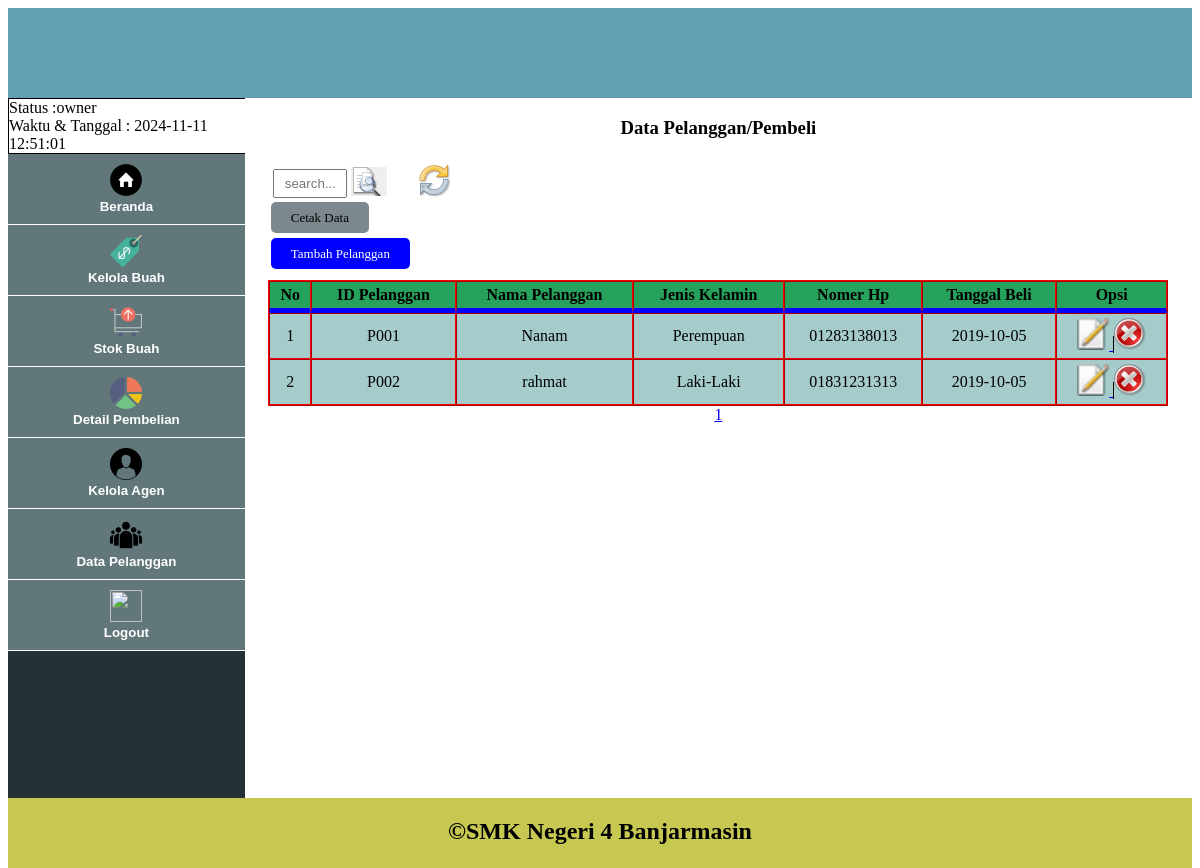
The app's page /Owner/Pelanggan/tampil_pelanggan.php (signed in) with its own data.
### tables this page shows
CREATE TABLE IF NOT EXISTS `tb_pelanggan` (
  `id_pelanggan` varchar(30) NOT NULL,
  `nama_pelanggan` varchar(50) NOT NULL,
  `jenkel` enum('L','P') NOT NULL,
  `no_hp` varchar(20) NOT NULL,
  `tgl_beli` date NOT NULL,
  PRIMARY KEY (`id_pelanggan`)
);

### Owner/Pelanggan/tampil_pelanggan.php (the view, shortened to what this page needs)
<!DOCTYPE html>
<html lang="en" dir="ltr">
  <head>
    <link rel="stylesheet" href="../../style.css">
  </head>
  <body>
    <div class="header">
    </div>
    <div class="sidebar">
      <div class="status">
        Status           :<?php echo $_SESSION['status']; ?> <br>
        Waktu & Tanggal  : <?php $sekarang = date('Y-m-d H:i:s'); echo $sekarang; ?>
      </div>
        <div class="btn-group">
           <button class="btnn" onClick="window.location='../index.php';"><img src="../../Icon/home.png" width=32 height=32><br><b>Beranda</b></button>
           <button class="btnn" onClick="window.location='../Buah/tampil_buah.php';"><img src="../../Icon/price-tag-4.png" width=32 height=32><br><b>Kelola Buah</b></button>
           <button class="btnn" onClick="window.location='../Stok/tampil_stok.php';"><img src="../../Icon/cart-14.png" width=32 height=32><br><b>Stok Buah</b></button>
           <button class="btnn" onClick="window.location='../detail_pembelian.php';"><img src="../../Icon/pie-chart-1.png" width=32 height=32><br><b>Detail Pembelian</b></button>
           <button class="btnn" onClick="window.location='../Akun/tampil_akun.php';"><img src="../../Icon/agen.png" width=32 height=32><br><b>Kelola Agen</b></button>
           <button class="btnn" onClick="window.location='tampil_pelanggan.php';"><img src="../../Icon/pelanggan.png" width=32 height=32><br><b>Data Pelanggan</b></button>
           <button class="btnn" onClick="window.location='../../logout.php';"><img src="../../Icon/logout.png" width=32 height=32><br><b>Logout</b></button>
       </div>
    </div>
    <div class="body">
      <center><h3>Data Pelanggan/Pembeli</h3></center>
      <div class="test" style="display:flex;align-items:center;">
        <div class="pencarian">
          <form method="get">
            <input type="text" name="key" class="cari" placeholder="search..." required>
            <button type="submit" name="cari" class="btn-cari"><img src="../../Icon/cari.png" width=16 height=16></button>&nbsp;
          </form>
        </div>
        <a href="tampil_pelanggan.php"><img src="../../Icon/refresh.png" width=32 height=32></a><br>
      </div>
      <?php
       include('../../koneksi.php');
       $sql = mysqli_query($koneksi,"SELECT * FROM tb_pelanggan");
       $result = mysqli_num_rows($sql);
       if ($result == 0) {
         echo "";
       }else {
         echo "<a class='btn-cetak' href='cetak_pelanggan.php'>Cetak Data</a><br><br>";
       }
      ?>
      <a class="btn-add" href="tambah_pelanggan.php">Tambah Pelanggan</a><br><br>
      <table border="1" cellpadding=4 cellspacing=0 width=95% align=center>
        <tr>
          <th>No</th>
          <th>ID Pelanggan</th>
          <th>Nama Pelanggan</th>
          <th>Jenis Kelamin</th>
          <th>Nomer Hp</th>
          <th>Tanggal Beli</th>
          <th>Opsi</th>
        </tr>
        <?php
           include('../../koneksi.php');
           if (isset($_GET['cari'])) {
             $key = $_GET['key'];
             $cari = "SELECT * FROM tb_pelanggan WHERE id_pelanggan LIKE '%$key%' OR
                       nama_pelanggan LIKE '%$key'";
           }else {
             $cari = "SELECT * FROM tb_pelanggan";
           }
           $row = 5;
           $halaman = isset($_GET['halaman']) ? (int)$_GET['halaman'] : 1;
           $mulai = ($halaman > 1) ? ($halaman * $row) - $row         : 0;
           $no = $mulai + 1;
           $tampil1 = mysqli_query($koneksi,$cari);
           $result = mysqli_num_rows($tampil1);
           $get_hal = ceil($result/$row);
           $tampil2 = mysqli_query($koneksi,"SELECT * FROM tb_pelanggan LIMIT $mulai,$row");
           if ($result == 0) {
             echo "<tr><td colspan=7>Data Pelanggan Kosong </td></tr>";
           }else {
             if (isset($_GET['cari'])) {
               $sql = $tampil1;
             }else {
               $sql = $tampil2;
             }
             while ($data = mysqli_fetch_assoc($sql)) {
               if ($data['jenkel']=="L") {
                 $jenkel = "Laki-Laki";
               }else {
                 $jenkel = "Perempuan";
               }
               echo "<tr>
                       <td>".$no++."</td>
                       <td>".$data['id_pelanggan']."</td>
                       <td>".$data['nama_pelanggan']."</td>
                       <td>".$jenkel."</td>
                       <td>".$data['no_hp']."</td>
                       <td>".$data['tgl_beli']."</td>
                       <td><a class='btn-link' href='ubah_pelanggan.php?id=".$data['id_pelanggan']."'><img src='../../Icon/edit.png' width=32 height=32</a>
                           <a href='hapus_pelanggan.php?id=".$data['id_pelanggan']."'";?>
                             onCLick="return confirm('Mau Hapus Data Pelanggan ini ?')"><img src='../../Icon/hapus.png' width=32 height=32</a></td>
               </tr><?php
             }
           }
         ?>
      </table>
      <center>
       <?php for ($i=1; $i <= $get_hal ; $i++) { ?>
         <a href="?halaman=<?php echo $i; ?>"><?php echo $i; ?></a>
     <?php  } ?>
      </center>
    </div>
    <div class="footer">
      <center><h2>&copy;SMK Negeri 4 Banjarmasin</h2></center>
    </div>
  </body>
</html>

### style.css (style rules this page uses)
table { border-color: red; }
table th { border-bottom: 5px solid blue; background-color: rgb(39, 162, 92); }
table td { background-color: rgb(165, 203, 203); text-align: center; }
.header { width: 100%; height: 90px; background-color: #629fb3; float: left; }
.sidebar { width: 20%; height: 700px; background-color: #243237; float: left; }
.body { width: 80%; height: 700px; background-color: rgb(255, 255, 255); float: left; }
.footer { width: 100%; height: 70px; background-color: rgb(198, 200, 81); float: left; }
.btn-group .btnn { color: white; border: none; background-color: rgb(97, 119, 122); text-align: center; padding: 10px 20px; width: 100%; display: block; cursor: pointer; border-bottom: 1px solid rgb(255, 255, 255); }
.sidebar .status { border: 1px solid black; width: 100%; background-color: rgb(255, 255, 255); }
.pencarian { padding: 10px 28px; }
.pencarian .cari { padding: 5px 10px; width: 50px; -webkit-transition: width 1s; transition: width 1s; }
.pencarian .btn-cari { border: none; background-repeat: no-repeat; background-image: url("Icon/cari.png"); cursor: pointer; padding: 5px 10px; }
.btn-link { border-right-width: medium; border-right: 1px solid black; }
.btn-add { border-radius: 5px; text-decoration: none; font-size: 13px; margin-left: 26px; padding: 8px 20px; color: white; background-color: blue; }
.btn-cetak { border-radius: 5px; text-decoration: none; font-size: 13px; margin-left: 26px; padding: 8px 20px; color: black; background-color: rgb(124, 136, 142); }

### records on screen
tb_pelanggan: id_pelanggan "P001", nama_pelanggan "Nanam", jenkel "Perempuan", no_hp "01283138013", tgl_beli "2019-10-05"
tb_pelanggan: id_pelanggan "P002", nama_pelanggan "rahmat", jenkel "Laki-Laki", no_hp "01831231313", tgl_beli "2019-10-05"

### other values on screen
$_SESSION['status'] "owner"
